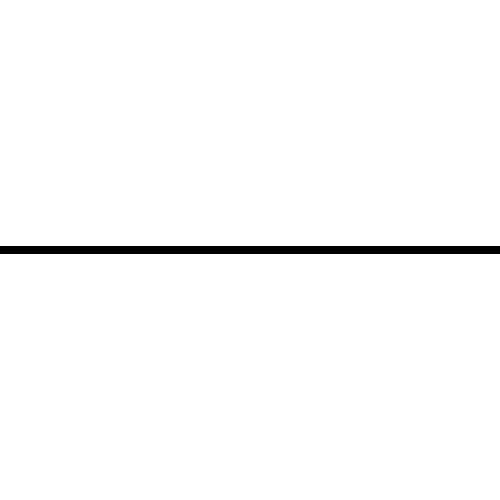
Frame 1 (no input)
Frame 60 (no input): identical to frame 1, image omitted
Frame 120 (the mouse pressed at the canvas centre since frame 60): blank canvas, image omitted

The p5.js sketch that drew this single still picture (run headless with seeded random() and noise() and a simulated clock; from frame 60 on, the mouse is pressed at the canvas centre):

// p5.js sketch
// ── sketch.js
'use strict';

var numOfLines=10;
var angle;
var radius;
var myStroke;



function setup() {
  createCanvas(500, 500);
  colorMode(HSB, 360, 100, 100, 100);
  angleMode(DEGREES);

}

function draw() {

  background(255);
  radius= mouseX-width/2;
  numOfLines= int(map(mouseY,0,height,2,80));
  myStroke= int(map(mouseY,0,height,8,1));
  angle = 360/numOfLines;
  strokeWeight(myStroke);
  //radius= map(mouseX, 0,width,1,150);
  translate(width/2,height/2);
  for (var i=0; i < numOfLines; i++){
  var posX= cos(angle*i)* abs(radius);
  var posY= sin(angle*i)* abs(radius);
  line(0,0,posX,posY);

}

    }
  
